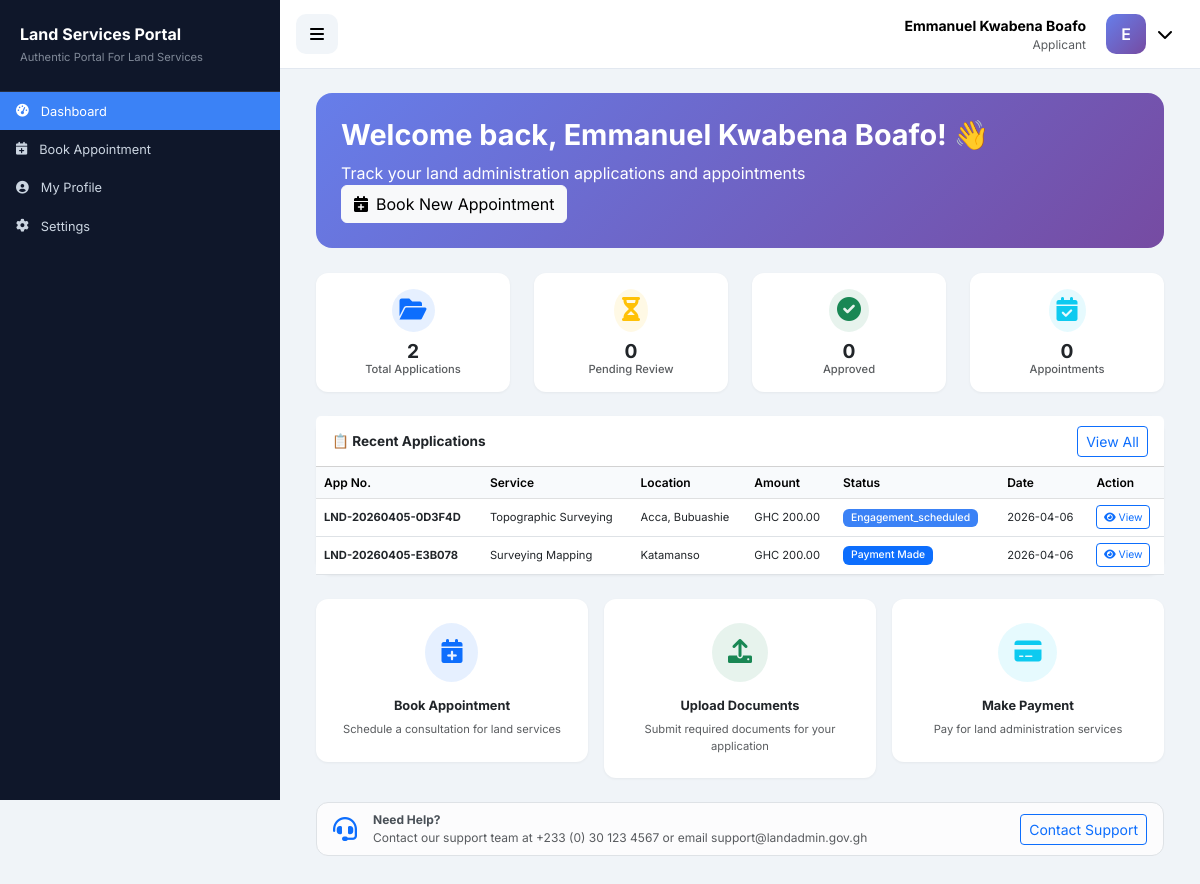
The page /dashboard (signed in) on the database as committed earlier.
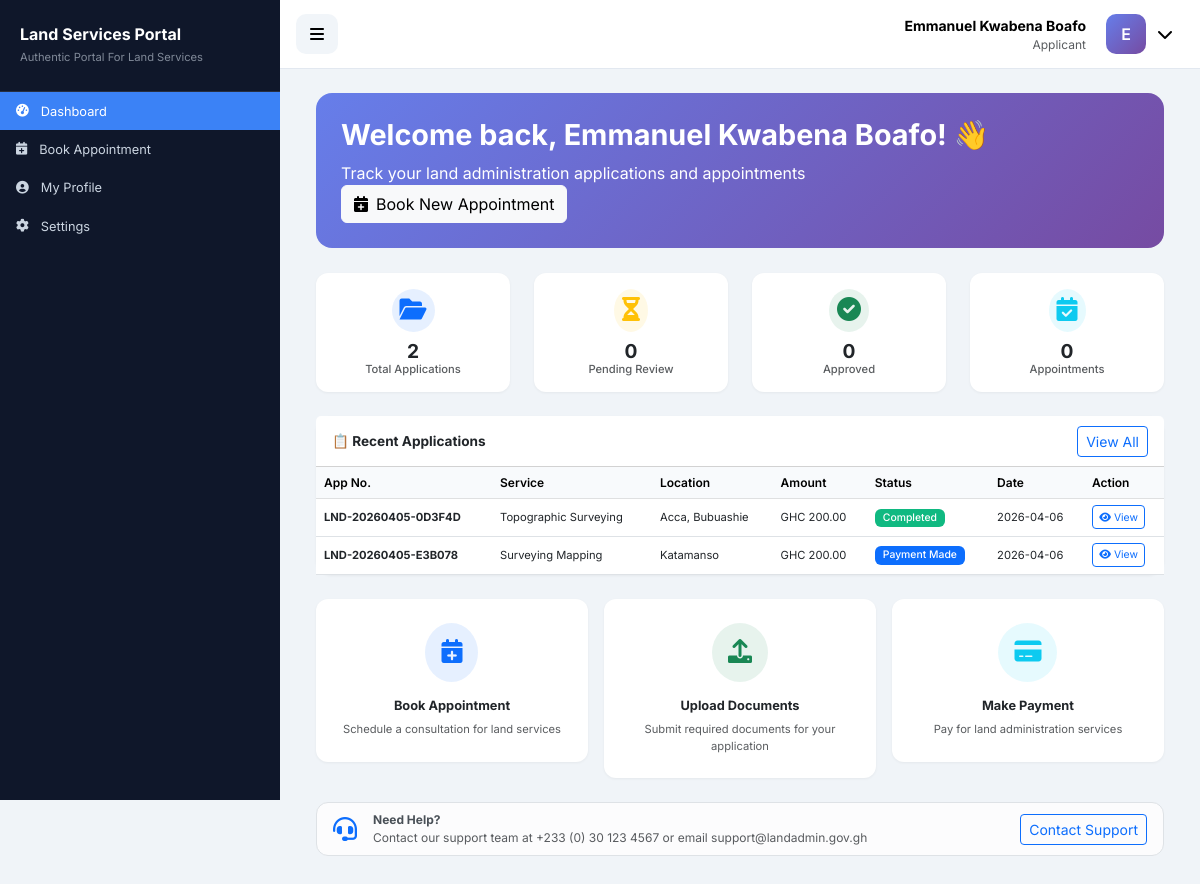
The same page on the database as committed later.
### tables this page shows
CREATE TABLE applications (
            id INTEGER PRIMARY KEY AUTOINCREMENT,
            application_number TEXT UNIQUE NOT NULL,
            user_id INTEGER NOT NULL,
            service_type TEXT NOT NULL,
            property_location TEXT NOT NULL,
            property_size REAL,
            title_deed_number TEXT,
            status TEXT DEFAULT 'pending',
            created_at TIMESTAMP DEFAULT CURRENT_TIMESTAMP,
            updated_at TIMESTAMP, applicant_notes TEXT, is_paid BOOLEAN DEFAULT 0, submitted_at TIMESTAMP,
            FOREIGN KEY (user_id) REFERENCES users(id)
        );

### app.py (the view)
@app.route('/dashboard')
@login_required
def dashboard():
    user_id = session['user_id']
    conn = get_db()
    if session['user_type'] == 'admin':
        stats = {
            'total_applications': conn.execute('SELECT COUNT(*) FROM applications').fetchone()[0] or 0,
            'pending_applications':
                conn.execute('SELECT COUNT(*) FROM applications WHERE status = "pending"').fetchone()[0] or 0,
            'total_users': conn.execute('SELECT COUNT(*) FROM users WHERE user_type = "applicant"').fetchone()[0] or 0,
            'total_revenue':
                conn.execute('SELECT COALESCE(SUM(amount), 0) FROM payments WHERE status = "completed"').fetchone()[
                    0] or 0,
            'completed_applications':
                conn.execute('SELECT COUNT(*) FROM applications WHERE status = "completed"').fetchone()[0] or 0
        }
        conn.close()
        return render_template('admin/admin_dashboard.html', stats=stats)
    else:
        stats = {
            'my_applications':
                conn.execute('SELECT COUNT(*) FROM applications WHERE user_id = ?', (user_id,)).fetchone()[0] or 0,
            'pending_apps': conn.execute('SELECT COUNT(*) FROM applications WHERE user_id = ? AND status = "pending"',
                                         (user_id,)).fetchone()[0] or 0,
            'approved_apps': conn.execute('SELECT COUNT(*) FROM applications WHERE user_id = ? AND status = "approved"',
                                          (user_id,)).fetchone()[0] or 0,
            'upcoming_appointments': conn.execute('''
                SELECT COUNT(*) FROM appointments a
                JOIN applications app ON a.application_id = app.id
                WHERE app.user_id = ? AND a.status = "scheduled" AND a.appointment_date >= ?
            ''', (user_id, datetime.now().date())).fetchone()[0] or 0
        }
        recent_apps = conn.execute('''
            SELECT * FROM applications
            WHERE user_id = ?
            ORDER BY created_at DESC LIMIT 5
        ''', (user_id,)).fetchall()
        conn.close()
        return render_template('dashboard.html', stats=stats, recent_apps=recent_apps)

### app.py (called while the page is built)
def get_db():
    import sqlite3
    conn = sqlite3.connect(DATABASE_PATH)
    conn.row_factory = sqlite3.Row
    return conn

def login_required(f):
    @wraps(f)
    def decorated_function(*args, **kwargs):
        if 'user_id' not in session:
            flash('Please login to access this page', 'warning')
            return redirect(url_for('login'))
        return f(*args, **kwargs)
    return decorated_function

@app.context_processor
def inject_datetime():
    return {'datetime': datetime}

### templates/dashboard.html (shortened to what the changed rows need)
{% extends "base_private.html" %}
{% block content %}
<div class="container-fluid">
    <div class="welcome-section">
        <div class="d-flex justify-content-between align-items-center flex-wrap">
            <div>
                <h1 class="display-6 mb-2">Welcome back, {{ session.user_name }}! 👋</h1>
            </div>
        </div>
    </div>
    <div class="card mb-4">
        <div class="card-body p-0">
            <div class="table-responsive">
                <table class="table table-hover mb-0">
                    <thead class="table-light">
                        <tr>
                            <th>App No.</th>
                            <th>Service</th>
                            <th>Location</th>
                            <th>Amount</th>
                            <th>Status</th>
                            <th>Date</th>
                            <th>Action</th>
                        </tr>
                    </thead>
                    <tbody>
                        {% for app in recent_apps %}
                        <tr>
                            <td><small><strong>{{ app.application_number }}</strong></small></td>
                            <td><small>{{ app.service_type|replace('_', ' ')|title }}</small></td>
                            <td><small>{{ app.property_location }}</small></td>
                            <td><small>GHC 200.00</small></td>
                            <td>
                                {% if app.status == 'pending' %}
                                    <span class="badge bg-warning">Pending</span>
                                {% elif app.status == 'approved' %}
                                    <span class="badge bg-success">Approved</span>
                                {% elif app.status == 'rejected' %}
                                    <span class="badge bg-danger">Rejected</span>
                                {% elif app.status == 'completed' %}
                                    <span class="badge bg-success">Completed</span>
                                {% elif app.status == 'payment_made' %}
                                    <span class="badge bg-primary">Payment Made</span>
                                {% else %}
                                    <span class="badge bg-info">{{ app.status|title }}</span>
                                {% endif %}
                            </td>
                            <td><small>{{ app.created_at[:10] }}</small></td>
                            <td>
                                <a href="{{ url_for('application_detail', app_id=app.id) }}" class="btn btn-sm btn-outline-primary">
                                    <i class="fas fa-eye"></i> View
                                </a>
                            </td>
                        </tr>
                        {% endfor %}
                    </tbody>
                </table>
            </div>
        </div>
    </div>
</div>
{% endblock %}

Rows that differ between the two databases and show on the page:
changed applications "LND-20260405-0D3F4D": status "Engagement_scheduled" → (not shown); now shows "Completed"
